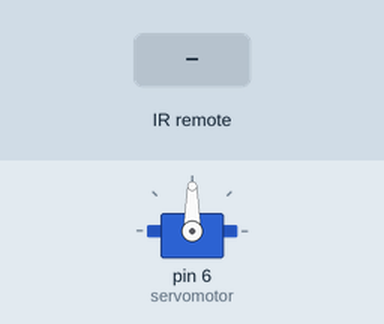
Simulated run of this sketch. Board: Arduino Uno, built with avr-gcc and run on an emulated ATmega328P. Shown: servo. The inputs (shaded band) are chosen by the test bench.

Above: at 1.2 s.
1.3 s: infrared code 0xFF629D received
At 2.5 s:
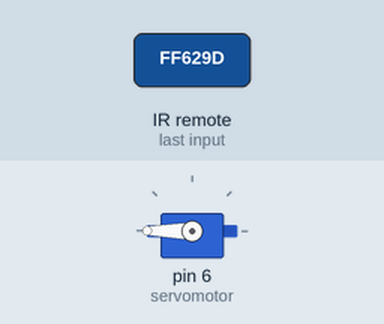
2.8 s: infrared code 0xFF22DD received
At 3.7 s:
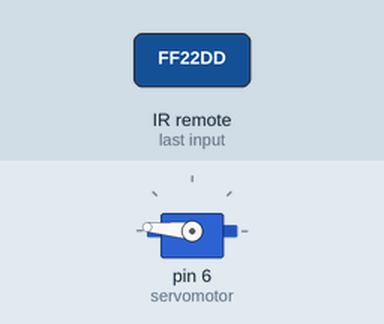
4.3 s: infrared code 0xFFA857 received
At 4.9 s:
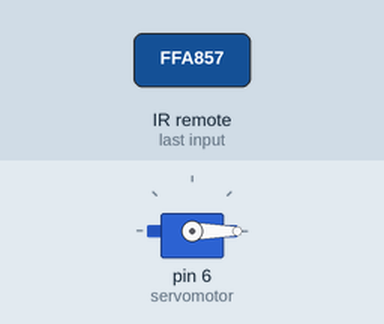
5.8 s: infrared code 0xFF02FD received
At 7.2 s:
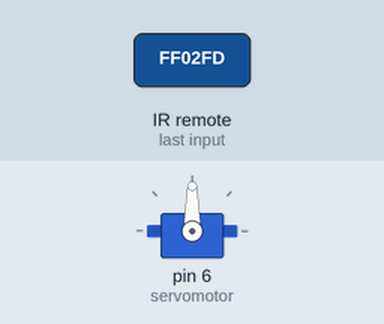
Timing chart, 0 to 8.3 s (numbered marks = the images above; inputs shaded):
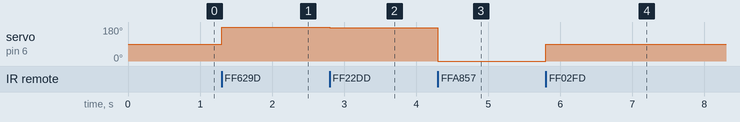

Measured:
- after the input at 1.3 s, servo on pin 6 (servomotor): 90° → 180° at once
- after the input at 2.8 s, servo on pin 6 (servomotor): 180° → 175° at once
- after the input at 4.3 s, servo on pin 6 (servomotor): 175° → 0° at once
- after the input at 5.8 s, servo on pin 6 (servomotor): 0° → 90° at once

The sketch:

codigo_teste_1.ino
```cpp
#include <IRremote.h>   //Incluimos la libreria del infrarrojo

//Conectaremos el sensor infrarrojo a un pin DIGITAL del Arduino, en este caso sera el pin 2

IRrecv sensor(2);                 //Inicializamos el sensor infrarrojo, poniendo el pin digital 2 como parametro
decode_results lectura;           //Variable que va a almacenar la lectura del control infrarrojo

//Incluimos la libreria del servomotor
#include <Servo.h>
Servo servomotor;

int posicion_servo = 90; //El servo inicia en 90 grados

unsigned long lectura_anterior;   //Variable para almacenar la señal anterior recibida

void setup()
{
  servomotor.attach(6); //Pin PWM 6 del Arduino donde conectamos el servo
  sensor.enableIRIn();  //Habilitamos el sensor infrarrojo para que pueda recibir lecturas
}

void loop()

{
  if (sensor.decode(&lectura))    //Si recibe una lectura
  {
    if (lectura.value == 0xFFC23D)
    {
      lectura_anterior = 0xFFC23D;            //La señal anterior corresponde a la tecla ">" (Derecha)
      posicion_servo = posicion_servo + 5;    //Aumenta el angulo del servo en +5

      if (posicion_servo > 180)
      {
        posicion_servo = 180;                 //No permite que la posicion del servo sea mayor a 180 grados
      }
    }

    if (lectura.value == 0xFF22DD)
    {
      lectura_anterior = 0xFF22DD;            //La señal anterior corresponde a la tecla "<" (Izquierda)
      posicion_servo = posicion_servo - 5;    //Disminuye el angulo del servo en -5

      if (posicion_servo < 0)
      {
        posicion_servo = 0;                   //No permite que la posicion del servo sea menor a 0 grados
      }
    }

    //Si se recibe un 0xFFFFFFFF y la señal anterior recibida es un 0xFFC23D, quiere decir que se mantiene presionanda la tecla ">" (Derecha)
    if (lectura.value == 0xFFFFFFFF && lectura_anterior == 0xFFC23D)
    {
      posicion_servo = posicion_servo + 5;    //Aumenta el angulo del servo en +5

      if (posicion_servo > 180)
      {
        posicion_servo = 180;                 //No permite que la posicion del servo sea mayor a 180 grados
      }
    }

    //Si se recibe un 0xFFFFFFFF y la señal anterior recibida es un 0xFF22DD, quiere decir que se mantiene presionanda la tecla "<" (Izquierda)
    if (lectura.value == 0xFFFFFFFF && lectura_anterior == 0xFF22DD)
    {
      posicion_servo = posicion_servo - 5;     //Disminuye el angulo del servo en -5

      if (posicion_servo < 0)
      {
        posicion_servo = 0;                   //No permite que la posicion del servo sea menor a 0 grados
      }
    }

    if (lectura.value == 0xFF02FD)          //Corresponde a la tecla "OK"
    {
      posicion_servo = 90;                  //Regresa el servo a su posicion inicial de 90 grados
    }

    if (lectura.value == 0xFF629D)        //Corresponde a la tecla "Arriba"
    {
      posicion_servo = 180;               //Pone el servo en 180 grados
    }

    if (lectura.value == 0xFFA857)        //Corresponde a la tecla "Abajo"
    {
      posicion_servo = 0;                 //Pone el servo en 0 grados
    }
    sensor.resume();  //Prepara el sensor infrarrojos para nuevas lecturas
    servomotor.write(posicion_servo);  //Manda la posicion al servo
    delay(20);
  }

}
```
